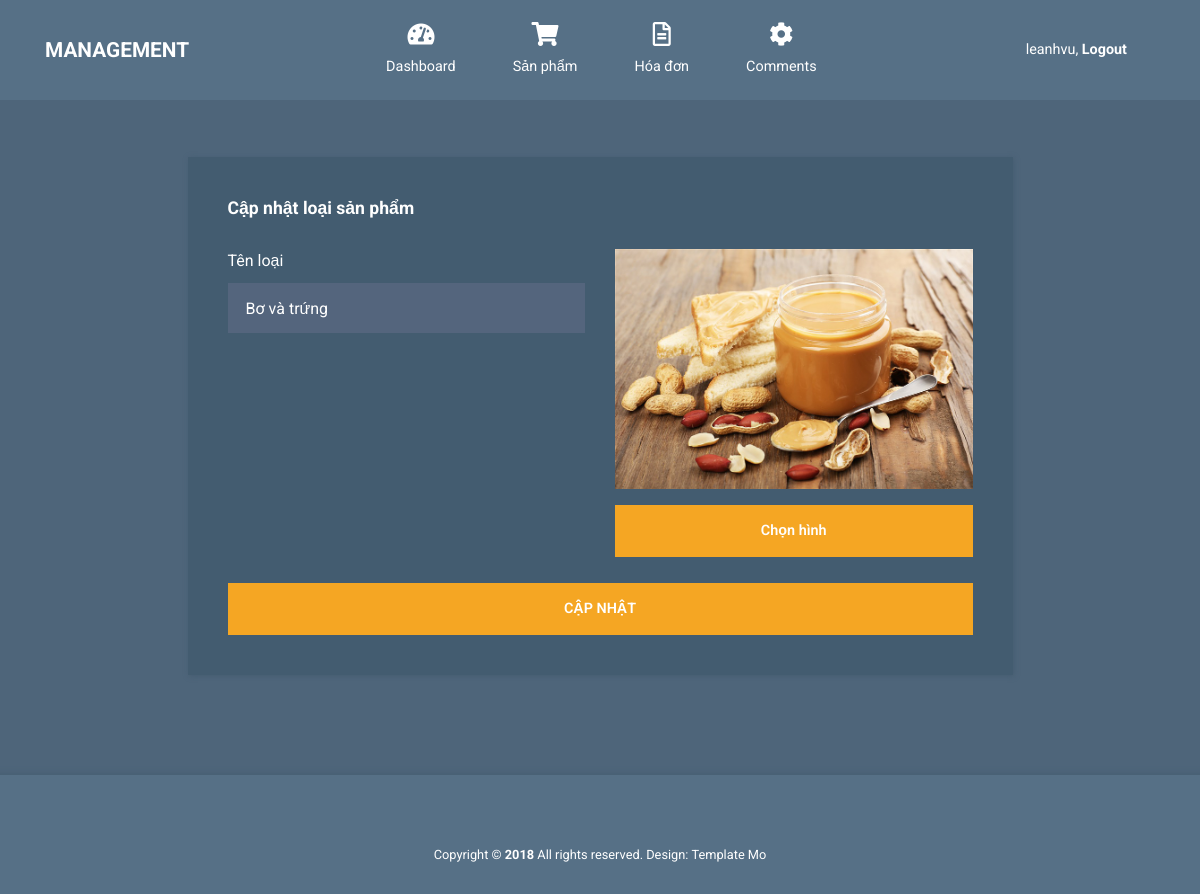
Screenshot of /admin/edit-protype.php?id=5 (signed in) with the database file from the repository.
### tables this page shows
CREATE TABLE IF NOT EXISTS `protypes` (
  `type_id` int(11) NOT NULL AUTO_INCREMENT,
  `type_name` varchar(100) NOT NULL,
  `type_img` varchar(100) NOT NULL,
  PRIMARY KEY (`type_id`)
);

### admin/models/db.php (called while the page is built, shortened)
<?php
class Db
{
    public static $connection;
    public function __construct()
    {
        if (!self::$connection) {
            self::$connection = new mysqli(DB_HOST, DB_USER, DB_PASSWORD, DB_NAME, DB_PORT);
            self::$connection->set_charset(DB_CHARSET);
        }
        return self::$connection;
    }
}

### admin/models/protype.php (called while the page is built, shortened)
<?php
class Protype extends Db
{
    function getProtypeByID($type_id)
    {
        $sql = self::$connection->prepare("SELECT * FROM `protypes` WHERE `type_id` = $type_id");
        $sql->execute();
        $items = $sql->get_result()->fetch_all(MYSQLI_ASSOC);
        return $items;
    }
}

### admin/edit-protype.php (the view, shortened to what this page needs)
<?php
include('header.php');
include_once('./models/db.php');
include_once('./models/protype.php');
$obj_protype = new Protype;
$protype = NULL;
if (isset($_GET['id'])) {
  $id = $_GET['id'];
  $protype = $obj_protype->getProtypeByID($id)[0];
}
?>
<div class="container tm-mt-big tm-mb-big">
  <div class="row">
    <div class="col-xl-9 col-lg-10 col-md-12 col-sm-12 mx-auto">
      <div class="tm-bg-primary-dark tm-block tm-block-h-auto">
        <div class="row">
          <div class="col-12">
            <h2 class="tm-block-title d-inline-block">Cập nhật loại sản phẩm</h2>
          </div>
        </div>
        <div class="row tm-edit-product-row">
          <div class="col-xl-6 col-lg-6 col-md-12">
            <form action="" method="POST" class="tm-edit-product-form" enctype="multipart/form-data">
              <div class="form-group mb-3">
                <label for="name">Tên loại
                </label>
                <input name="name" value="<?php echo $protype['type_name'] ?>" type="text" class="form-control validate" required />
              </div>
          </div>
          <div class="col-xl-6 col-lg-6 col-md-12 mx-auto mb-4">
            <div class="tm-product-img-dummy mx-auto">
              <img id="imgUpload" src="../img/categories/<?php echo $protype['type_img'] ?>" alt="Chưa chọn hình" width="358px" height="240px">
            </div>
            <div class="custom-file mt-3 mb-3">
              <input type="button" class="btn btn-primary btn-block mx-auto" value="Chọn hình" onclick="document.getElementById('fileInput').click();" />
            </div>
          </div>
          <div class="col-12">
            <button type="submit" name="update" class="btn btn-primary btn-block text-uppercase">Cập nhật</button>
          </div>
        </div>
      </div>
    </div>
  </div>
</div>
<footer class="tm-footer row tm-mt-small">
  <div class="col-12 font-weight-light">
    <p class="text-center text-white mb-0 px-4 small">
      Copyright &copy; <b>2018</b> All rights reserved.
      Design: <a rel="nofollow noopener" href="https://templatemo.com" class="tm-footer-link">Template Mo</a>
    </p>
  </div>
</footer>
</body>
</html>

### admin/css/templatemo-style.css (style rules this page uses)
html { font-size: 16px; overflow-x: hidden; }
body { font-family: Roboto, Helvetica, Arial, sans-serif; background-color: #4e657a; overflow-x: hidden; }
a { transition: all 0.3s ease; }
.tm-mt-big { margin-top: 57px; }
.tm-mb-big { margin-bottom: 60px; }
.tm-mt-small { margin-top: 20px; }
.tm-block { padding: 40px; -webkit-box-shadow: 1px 1px 5px 0 #455c71; -moz-box-shadow: 1px 1px 5px 0 #455c71; box-shadow: 1px 1px 5px 0 #455c71; min-height: 350px; height: 100%; max-height: 450px; }
.tm-block-h-auto { min-height: 1px; max-height: none; height: auto; }
.tm-block-title { font-size: 1.1rem; font-weight: 700; color: #fff; margin-bottom: 30px; }
.form-control { background-color: #54657d; color: #fff; border: 0; }
.form-group label { color: #fff; margin-bottom: 10px; }
.form-control { padding: 19px 18px; border-radius: 0; height: 50px; }
.form-group { margin-bottom: 15px; }
.btn { border-radius: 0; padding: 13px 28px; transition: all 0.2s ease; max-width: 100%; }
.btn-primary { color: #fff; background-color: #f5a623; border: 2px solid #f5a623; font-size: 90%; font-weight: 600; }
.tm-bg-primary-dark { background-color: #435c70; }
.tm-footer { margin-top: 100px; background-color: #567086; padding-top: 70px; padding-bottom: 30px; -webkit-box-shadow: 0 -3px 5px 0 rgba(69, 92, 113, 0.59); -moz-box-shadow: 0 -3px 5px 0 rgba(69, 92, 113, 0.59); box-shadow: 0 -3px 5px 0 rgba(69, 92, 113, 0.59); }
.tm-product-img-dummy { max-width: 100%; height: 240px; display: flex; align-items: center; justify-content: center; color: #fff; background: #aaa; }
.tm-footer-link { color: white; }

### rows the page displays
protypes: name "Bơ và trứng", type_img (picture)

### other values shown
$_COOKIE['username_admin'] "leanhvu"
